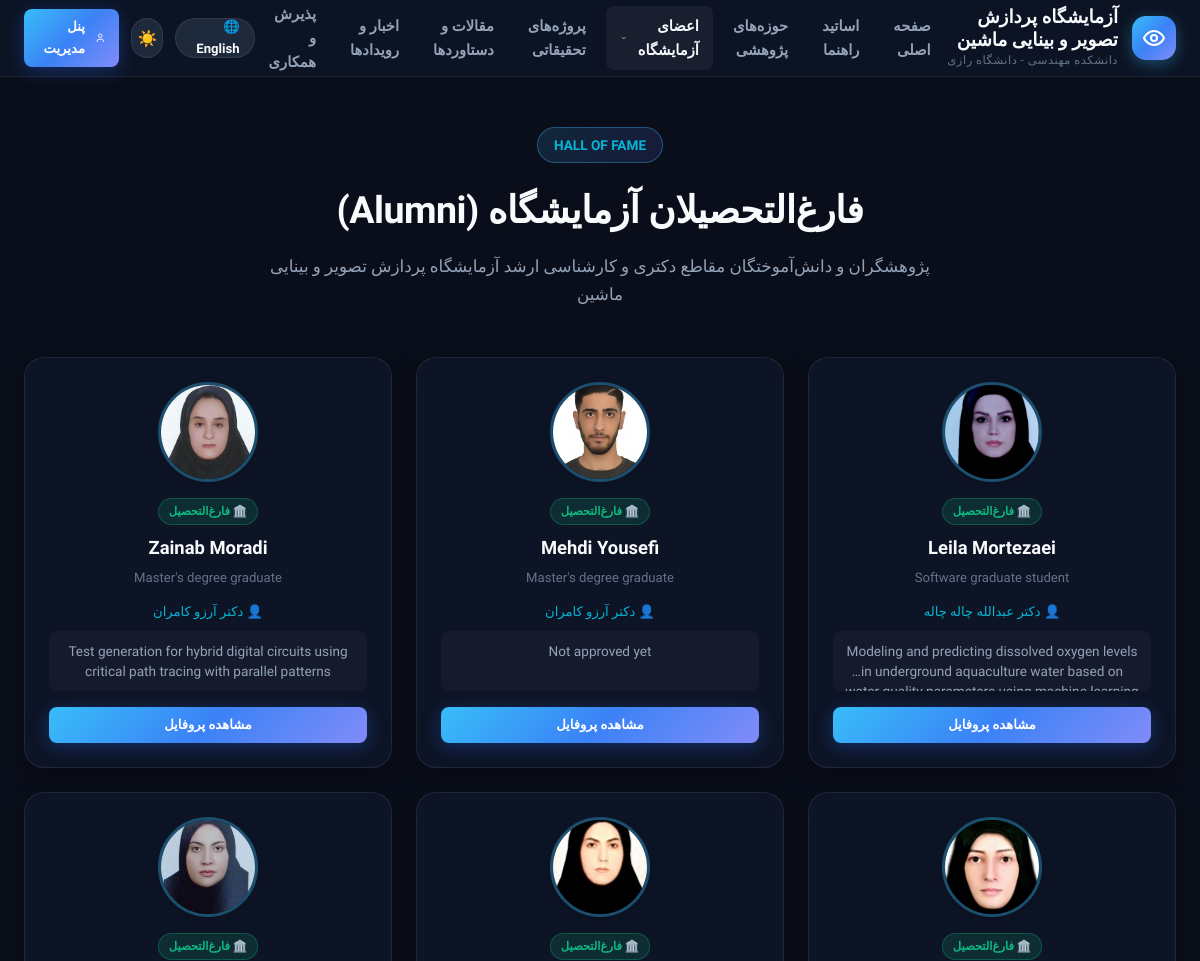
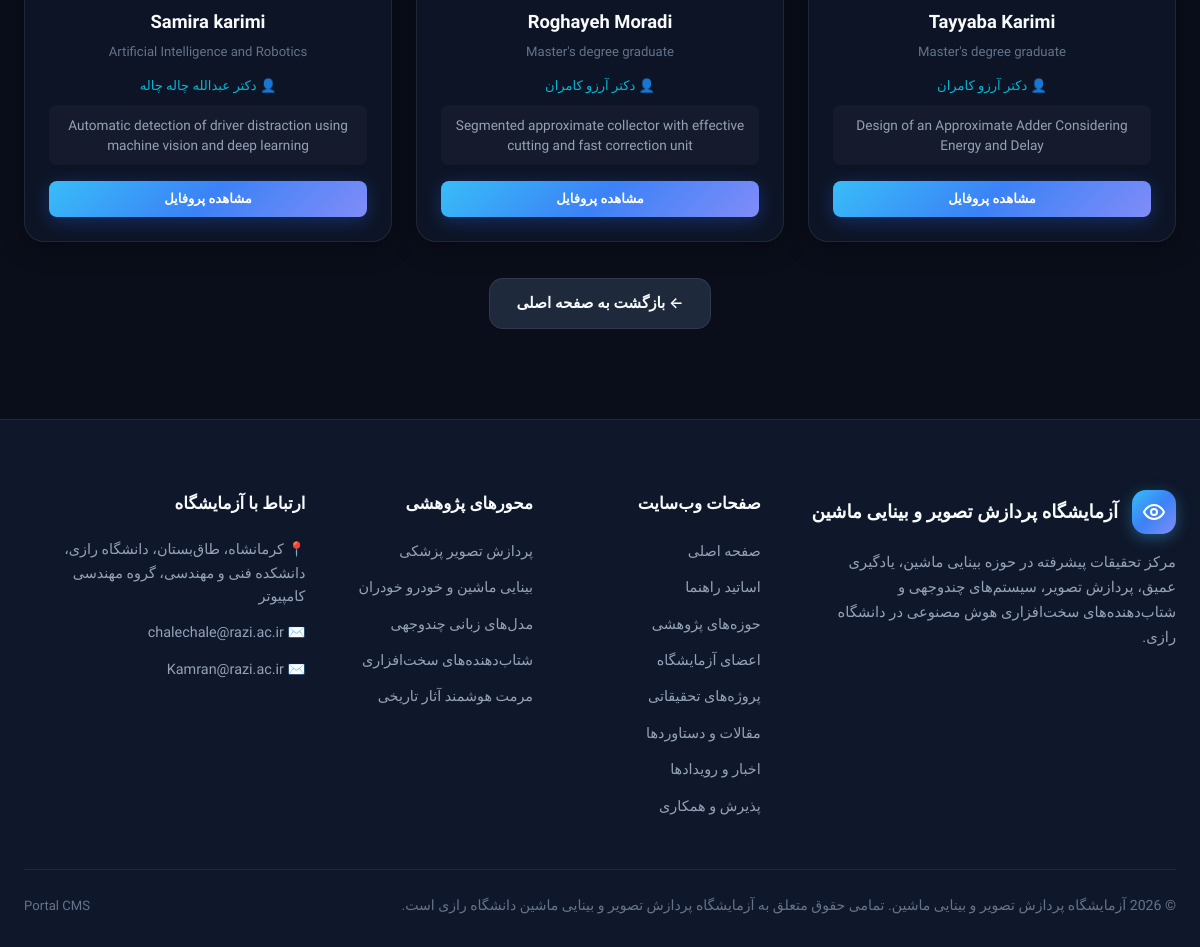
Screenshot of /research_portal/graduated_students.php with the database file from the repository (2 pictures, top to bottom).
### tables this page shows
CREATE TABLE IF NOT EXISTS `students` (
  `id` int(11) NOT NULL AUTO_INCREMENT,
  `name` varchar(255) NOT NULL DEFAULT '',
  `full_name` varchar(255) NOT NULL DEFAULT '',
  `email` varchar(255) NOT NULL DEFAULT '',
  `major` varchar(255) NOT NULL DEFAULT '',
  `degree` enum('MSc','PhD') NOT NULL DEFAULT 'MSc',
  `photo` varchar(255) DEFAULT NULL,
  `status` varchar(100) NOT NULL DEFAULT '',
  `thesis_title` text DEFAULT NULL,
  `research_interests` text DEFAULT NULL,
  `contact` varchar(255) NOT NULL DEFAULT '',
  `scholar_link` varchar(500) NOT NULL DEFAULT '',
  `image` varchar(255) DEFAULT NULL,
  `professor_id` int(11) DEFAULT NULL,
  `created_at` timestamp NOT NULL DEFAULT current_timestamp(),
  `graduated` tinyint(1) NOT NULL DEFAULT 0,
  PRIMARY KEY (`id`)
);

CREATE TABLE IF NOT EXISTS `professor` (
  `id` int(11) NOT NULL AUTO_INCREMENT,
  `name` varchar(255) NOT NULL DEFAULT '',
  `name_fa` varchar(255) NOT NULL DEFAULT '',
  `position` varchar(255) NOT NULL DEFAULT '',
  `position_fa` varchar(255) NOT NULL DEFAULT '',
  `field` varchar(255) NOT NULL DEFAULT '',
  `field_fa` varchar(255) NOT NULL DEFAULT '',
  `email` varchar(255) NOT NULL DEFAULT '',
  `scholar_link` varchar(500) NOT NULL DEFAULT '',
  `linkedin` varchar(500) NOT NULL DEFAULT '',
  `bio` text DEFAULT NULL,
  `bio_fa` text DEFAULT NULL,
  `image` varchar(255) DEFAULT NULL,
  PRIMARY KEY (`id`)
);

### research_portal/graduated_students.php (the view, shortened to what this page needs)
<?php
require_once __DIR__ . "/includes/db.php";
require_once __DIR__ . "/header.php";
$sql = "
SELECT
    s.*,
    p.name AS professor_name,
    p.name_fa AS professor_name_fa
FROM students s
LEFT JOIN professor p ON s.professor_id = p.id
WHERE s.graduated = 1
ORDER BY s.id DESC
";
$alumni = [];
if ($conn && !$conn->connect_error) {
    $res = $conn->query($sql);
    if ($res) {
        while ($a = $res->fetch_assoc()) {
            $alumni[] = $a;
        }
    }
}
?>
<section class="section" style="padding-top: 50px;">
    <div class="container">
        <div class="section-title-wrap">
            <span class="section-badge">Hall of Fame</span>
            <h1 class="section-title"><?= $is_rtl ? 'فارغ‌التحصیلان آزمایشگاه (Alumni)' : 'Graduated Alumni Hall' ?></h1>
            <p class="section-subtitle">
                <?= $is_rtl ? 'پژوهشگران و دانش‌آموختگان مقاطع دکتری و کارشناسی ارشد آزمایشگاه پردازش تصویر و بینایی ماشین' : 'Honoring our distinguished graduates making an impact in academic and industrial frontiers worldwide.' ?>
            </p>
        </div>
        <?php if (count($alumni) > 0): ?>
        <div class="students-grid">
            <?php foreach ($alumni as $student):
                $name = !empty($student['full_name']) ? $student['full_name'] : $student['name'];
                $supervisor_name = $is_rtl && !empty($student['professor_name_fa']) ? $student['professor_name_fa'] : (!empty($student['professor_name']) ? $student['professor_name'] : 'Dr. Chalechale / Dr. Kamran');
            ?>
            <div class="glass-card student-card">
                <img class="student-avatar" src="uploads/<?= !empty($student['photo']) ? htmlspecialchars($student['photo']) : 'default.png' ?>" alt="<?= htmlspecialchars($name) ?>">
                <span class="student-degree-badge badge-alumni">
                    🏛️ <?= $is_rtl ? 'فارغ‌التحصیل' : 'Alumni' ?>
                </span>
                <h3 class="student-name"><?= htmlspecialchars($name) ?></h3>
                <div class="student-major"><?= htmlspecialchars($student['major']) ?></div>
                <div style="font-size: 0.82rem; color: var(--accent-cyan); margin-bottom: 8px;">
                    👤 <?= htmlspecialchars($supervisor_name) ?>
                </div>
                <div class="student-thesis">
                    <?= htmlspecialchars(!empty($student['thesis_title']) ? $student['thesis_title'] : $student['research_interests']) ?>
                </div>
                <div class="student-card-actions">
                    <a href="student_details.php?id=<?= $student['id'] ?>" class="btn btn-primary btn-sm" style="flex: 1;">
                        <?= htmlspecialchars($tr['view_profile']) ?>
                    </a>
                </div>
            </div>
            <?php endforeach; ?>
        </div>
        <?php else: ?>
        <div class="glass-card" style="padding: 40px; text-align: center; color: var(--text-muted);">
            <?= $is_rtl ? 'اطلاعاتی در این بخش ثبت نشده است.' : 'No graduated alumni recorded yet.' ?>
        </div>
        <?php endif; ?>
        <div style="margin-top: 36px; text-align: center;">
            <a href="public_page.php" class="btn btn-secondary">
                ← <?= $is_rtl ? 'بازگشت به صفحه اصلی' : 'Back to Home' ?>
            </a>
        </div>
    </div>
</section>
<?php require_once __DIR__ . "/footer.php"; ?>

### research_portal/header.php (shortened to what this page needs)
<?php
$lang = isset($_SESSION['lang']) ? $_SESSION['lang'] : 'fa';
$is_rtl = ($lang === 'fa');
$tr = $t[$lang];
$current_page = basename($_SERVER['PHP_SELF']);
?>
<!DOCTYPE html>
<html lang="<?= $lang ?>" dir="<?= $is_rtl ? 'rtl' : 'ltr' ?>" data-theme="dark">
<head>
    <link rel="stylesheet" href="css/modern-theme.css">
</head>
<body>
<header class="navbar">
    <div class="container navbar-container">
        <a href="public_page.php" class="nav-brand">
            <div class="nav-logo-icon">
                <svg viewBox="0 0 24 24" fill="none" stroke="currentColor" stroke-width="2" stroke-linecap="round" stroke-linejoin="round">
                    <path d="M2 12s3-7 10-7 10 7 10 7-3 7-10 7-10-7-10-7Z"/>
                    <circle cx="12" cy="12" r="3"/>
                </svg>
            </div>
            <div class="nav-brand-text">
                <span class="nav-brand-title"><?= htmlspecialchars($tr['lab_name']) ?></span>
                <span class="nav-brand-sub"><?= htmlspecialchars($tr['lab_sub']) ?></span>
            </div>
        </a>
        <nav>
            <ul class="nav-menu">
                <li class="nav-item">
                    <a href="public_page.php" class="nav-link <?= ($current_page === 'public_page.php' || $current_page === 'index.php') ? 'active' : '' ?>">
                        <?= htmlspecialchars($tr['home']) ?>
                    </a>
                </li>
                <li class="nav-item">
                    <a href="faculty.php" class="nav-link <?= ($current_page === 'faculty.php' || $current_page === 'professor_details.php') ? 'active' : '' ?>">
                        <?= htmlspecialchars($tr['faculty']) ?>
                    </a>
                </li>
                <li class="nav-item">
                    <a href="research.php" class="nav-link <?= ($current_page === 'research.php') ? 'active' : '' ?>">
                        <?= htmlspecialchars($tr['research']) ?>
                    </a>
                </li>
                <li class="nav-item">
                    <a href="team.php" class="nav-link <?= ($current_page === 'team.php' || $current_page === 'student_details.php' || $current_page === 'graduated_students.php') ? 'active' : '' ?>">
                        <?= htmlspecialchars($tr['team']) ?>
                        <svg width="12" height="12" viewBox="0 0 24 24" fill="none" stroke="currentColor" stroke-width="2"><path d="m6 9 6 6 6-6"/></svg>
                    </a>
                </li>
                <li class="nav-item">
                    <a href="projects.php" class="nav-link <?= ($current_page === 'projects.php') ? 'active' : '' ?>">
                        <?= htmlspecialchars($tr['projects']) ?>
                    </a>
                </li>
                <li class="nav-item">
                    <a href="publications.php" class="nav-link <?= ($current_page === 'publications.php') ? 'active' : '' ?>">
                        <?= htmlspecialchars($tr['publications']) ?>
                    </a>
                </li>
                <li class="nav-item">
                    <a href="news.php" class="nav-link <?= ($current_page === 'news.php') ? 'active' : '' ?>">
                        <?= htmlspecialchars($tr['news']) ?>
                    </a>
                </li>
                <li class="nav-item">
                    <a href="contact.php" class="nav-link <?= ($current_page === 'contact.php') ? 'active' : '' ?>">
                        <?= htmlspecialchars($tr['contact']) ?>
                    </a>
                </li>
            </ul>
        </nav>
        <div class="nav-actions">
            <a href="?lang=<?= $tr['target_lang'] ?>" class="lang-toggle" title="Switch Language">
                🌐 <?= $tr['toggle_lang'] ?>
            </a>
            <button class="theme-toggle" type="button" aria-label="Toggle Theme">
            </button>
            <a href="admin/login.php" class="btn btn-primary btn-sm">
                <svg width="14" height="14" viewBox="0 0 24 24" fill="none" stroke="currentColor" stroke-width="2"><path d="M19 21v-2a4 4 0 0 0-4-4H9a4 4 0 0 0-4 4v2"/><circle cx="12" cy="7" r="4"/></svg>
                <?= htmlspecialchars($tr['admin']) ?>
            </a>
        </div>
    </div>
</header>

### research_portal/footer.php (shortened to what this page needs)
<footer class="footer">
    <div class="container">
        <div class="footer-grid">
            <div>
                <div class="nav-brand">
                    <div class="nav-logo-icon">
                        <svg viewBox="0 0 24 24" fill="none" stroke="currentColor" stroke-width="2">
                            <path d="M2 12s3-7 10-7 10 7 10 7-3 7-10 7-10-7-10-7Z"/>
                            <circle cx="12" cy="12" r="3"/>
                        </svg>
                    </div>
                    <span class="nav-brand-title"><?= htmlspecialchars($tr['lab_name']) ?></span>
                </div>
                <p class="footer-brand-desc">
                    <?= $is_rtl
                        ? 'مرکز تحقیقات پیشرفته در حوزه بینایی ماشین، یادگیری عمیق، پردازش تصویر، سیستم‌های چندوجهی و شتاب‌دهنده‌های سخت‌افزاری هوش مصنوعی در دانشگاه رازی.'
                        : 'Advanced Research Center for Computer Vision, Deep Learning, Medical Image Processing, Multimodal Systems, and Hardware AI Accelerators at Razi University.' ?>
                </p>
            </div>
            <div>
                <h4 class="footer-heading"><?= $is_rtl ? 'صفحات وب‌سایت' : 'Website Pages' ?></h4>
                <ul class="footer-links">
                    <li><a href="public_page.php"><?= htmlspecialchars($tr['home']) ?></a></li>
                    <li><a href="faculty.php"><?= htmlspecialchars($tr['faculty']) ?></a></li>
                    <li><a href="research.php"><?= htmlspecialchars($tr['research']) ?></a></li>
                    <li><a href="team.php"><?= htmlspecialchars($tr['team']) ?></a></li>
                    <li><a href="projects.php"><?= htmlspecialchars($tr['projects']) ?></a></li>
                    <li><a href="publications.php"><?= htmlspecialchars($tr['publications']) ?></a></li>
                    <li><a href="news.php"><?= htmlspecialchars($tr['news']) ?></a></li>
                    <li><a href="contact.php"><?= htmlspecialchars($tr['contact']) ?></a></li>
                </ul>
            </div>
            <div>
                <h4 class="footer-heading"><?= $is_rtl ? 'محورهای پژوهشی' : 'Research Themes' ?></h4>
                <ul class="footer-links">
                    <li><a href="research.php"><?= $is_rtl ? 'پردازش تصویر پزشکی' : 'Medical Imaging' ?></a></li>
                    <li><a href="research.php"><?= $is_rtl ? 'بینایی ماشین و خودرو خودران' : 'Autonomous Vision' ?></a></li>
                    <li><a href="research.php"><?= $is_rtl ? 'مدل‌های زبانی چندوجهی' : 'Multimodal LLMs' ?></a></li>
                    <li><a href="research.php"><?= $is_rtl ? 'شتاب‌دهنده‌های سخت‌افزاری' : 'Hardware Accelerators' ?></a></li>
                    <li><a href="research.php"><?= $is_rtl ? 'مرمت هوشمند آثار تاریخی' : 'Heritage Inpainting' ?></a></li>
                </ul>
            </div>
            <div>
                <h4 class="footer-heading"><?= $is_rtl ? 'ارتباط با آزمایشگاه' : 'Contact & Location' ?></h4>
                <ul class="footer-links">
                    <li style="color: var(--text-secondary); font-size: 0.9rem;">
                        📍 <?= $is_rtl ? 'کرمانشاه، طاق‌بستان، دانشگاه رازی، دانشکده فنی و مهندسی، گروه مهندسی کامپیوتر' : 'Faculty of Engineering, Department of Computer Engineering, Razi University, Kermanshah, Iran' ?>
                    </li>
                    <li>
                        <a href="mailto:chalechale@razi.ac.ir">✉️ chalechale@razi.ac.ir</a>
                    </li>
                    <li>
                        <a href="mailto:Kamran@razi.ac.ir">✉️ Kamran@razi.ac.ir</a>
                    </li>
                </ul>
            </div>
        </div>
        <div class="footer-bottom">
            <div>
                © <?= date("Y") ?> <?= htmlspecialchars($tr['lab_name']) ?>. <?= htmlspecialchars($tr['rights']) ?>
            </div>
            <div>
                <a href="admin/login.php" style="color: var(--text-muted); font-size: 0.82rem;">Portal CMS</a>
            </div>
        </div>
    </div>
</footer>
</body>
</html>

### rows the page displays
students: photo (picture), full_name "Leila Mortezaei", major "Software graduate student", professor.name_fa "دکتر عبدالله چاله چاله", thesis_title "Modeling and predicting dissolved oxygen levels in underground aquaculture water based…"
students: photo (picture), full_name "Mehdi Yousefi", major "Master's degree graduate", professor.name_fa "دکتر آرزو کامران", thesis_title "Not approved yet"
students: photo (picture), full_name "Zainab Moradi", major "Master's degree graduate", professor.name_fa "دکتر آرزو کامران", thesis_title "Test generation for hybrid digital circuits using critical path tracing with parallel patterns"
students: photo (picture), full_name "Tayyaba Karimi", major "Master's degree graduate", professor.name_fa "دکتر آرزو کامران", thesis_title "Design of an Approximate Adder Considering Energy and Delay"
students: photo (picture), full_name "Roghayeh Moradi", major "Master's degree graduate", professor.name_fa "دکتر آرزو کامران", thesis_title "Segmented approximate collector with effective cutting and fast correction unit"
students: photo (picture), full_name "Samira karimi", major "Artificial Intelligence and Robotics", professor.name_fa "دکتر عبدالله چاله چاله", thesis_title "Automatic detection of driver distraction using machine vision and deep learning"

### other values shown
$tr['lab_name'] "آزمایشگاه پردازش تصویر و بینایی ماشین"
$tr['lab_sub'] "دانشکده مهندسی - دانشگاه رازی"
$tr['home'] "صفحه اصلی"
$tr['faculty'] "اساتید راهنما"
$tr['research'] "حوزه‌های پژوهشی"
$tr['team'] "اعضای آزمایشگاه"
$tr['projects'] "پروژه‌های تحقیقاتی"
$tr['publications'] "مقالات و دستاوردها"
$tr['news'] "اخبار و رویدادها"
$tr['contact'] "پذیرش و همکاری"
$tr['toggle_lang'] "English"
$tr['admin'] "پنل مدیریت"
$tr['rights'] "تمامی حقوق متعلق به آزمایشگاه پردازش تصویر و بینایی ماشین دانشگاه رازی است."
